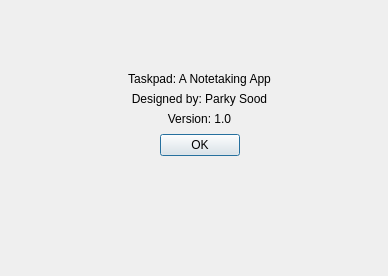
<?xml version="1.0" encoding="UTF-8"?>
<ui version="4.0">
 <class>Dialog</class>
 <widget class="QDialog" name="Dialog">
  <property name="geometry">
   <rect>
    <x>0</x>
    <y>0</y>
    <width>388</width>
    <height>276</height>
   </rect>
  </property>
  <property name="windowTitle">
   <string>About</string>
  </property>
  <widget class="QWidget" name="widget" native="true">
   <property name="geometry">
    <rect>
     <x>-1</x>
     <y>-1</y>
     <width>391</width>
     <height>281</height>
    </rect>
   </property>
   <property name="autoFillBackground">
    <bool>true</bool>
   </property>
   <widget class="QLabel" name="label">
    <property name="geometry">
     <rect>
      <x>0</x>
      <y>90</y>
      <width>401</width>
      <height>20</height>
     </rect>
    </property>
    <property name="text">
     <string>Designed by: Parky Sood</string>
    </property>
    <property name="alignment">
     <set>Qt::AlignCenter</set>
    </property>
   </widget>
   <widget class="QLabel" name="label_3">
    <property name="geometry">
     <rect>
      <x>0</x>
      <y>70</y>
      <width>401</width>
      <height>20</height>
     </rect>
    </property>
    <property name="text">
     <string>Taskpad: A Notetaking App</string>
    </property>
    <property name="alignment">
     <set>Qt::AlignCenter</set>
    </property>
   </widget>
   <widget class="QDialogButtonBox" name="buttonBox_2">
    <property name="geometry">
     <rect>
      <x>0</x>
      <y>130</y>
      <width>401</width>
      <height>32</height>
     </rect>
    </property>
    <property name="orientation">
     <enum>Qt::Horizontal</enum>
    </property>
    <property name="standardButtons">
     <set>QDialogButtonBox::Ok</set>
    </property>
    <property name="centerButtons">
     <bool>true</bool>
    </property>
   </widget>
   <widget class="QLabel" name="label_2">
    <property name="geometry">
     <rect>
      <x>0</x>
      <y>110</y>
      <width>401</width>
      <height>20</height>
     </rect>
    </property>
    <property name="text">
     <string>Version: 1.0</string>
    </property>
    <property name="alignment">
     <set>Qt::AlignCenter</set>
    </property>
   </widget>
  </widget>
 </widget>
 <resources/>
 <connections/>
</ui>
